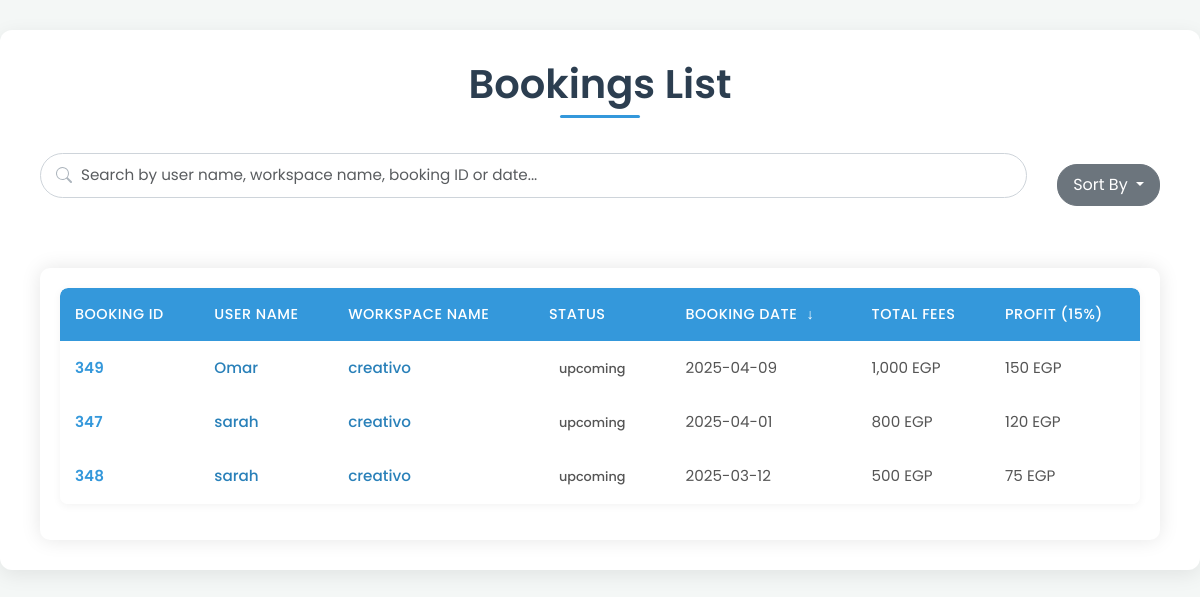
Page /admin/bookings_list.php on the earlier database version.
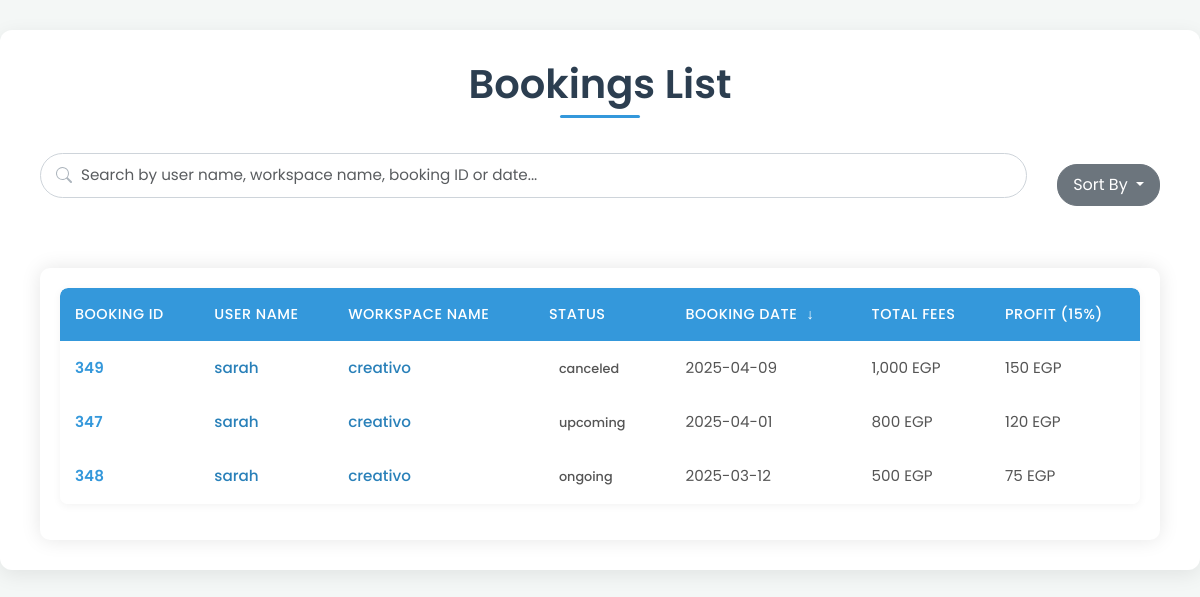
Same page on the later database version.
### tables this page shows
CREATE TABLE `bookings` (
  `booking_id` int(11) NOT NULL,
  `user_id` int(11) NOT NULL,
  `room_id` int(11) NOT NULL,
  `date` date NOT NULL,
  `start_time` time NOT NULL,
  `end_time` time NOT NULL,
  `num_people` int(11) NOT NULL,
  `total_price` float DEFAULT NULL,
  `status` varchar(255) DEFAULT 'upcoming',
  `created_at` timestamp NOT NULL DEFAULT current_timestamp(),
  `review-email` tinyint(4) NOT NULL DEFAULT 0,
  `pay_method` varchar(255) DEFAULT NULL,
  `is_monthly` int(11) NOT NULL DEFAULT 0
);

CREATE TABLE `users` (
  `user_id` int(11) NOT NULL,
  `name` varchar(255) NOT NULL,
  `email` varchar(255) NOT NULL,
  `phone` varchar(15) NOT NULL,
  `password` varchar(255) NOT NULL,
  `age` int(11) DEFAULT NULL,
  `job_title` varchar(255) DEFAULT NULL,
  `image` longtext DEFAULT 'default.png',
  `location` varchar(255) DEFAULT NULL,
  `created_at` timestamp NOT NULL DEFAULT current_timestamp(),
  `role_id` int(11) DEFAULT NULL,
  `last_seen` datetime NOT NULL DEFAULT current_timestamp(),
  `company_name` varchar(255) DEFAULT NULL,
  `contact_info` varchar(255) DEFAULT NULL,
  `company_type` varchar(255) DEFAULT NULL,
  `zone_id` int(11) DEFAULT NULL,
  `portfolio` longtext DEFAULT NULL,
  `action` varchar(255) NOT NULL DEFAULT 'active'
);

CREATE TABLE `workspaces` (
  `workspace_id` int(11) NOT NULL,
  `user_id` int(11) NOT NULL,
  `name` varchar(255) NOT NULL,
  `location` varchar(255) NOT NULL,
  `description` longtext DEFAULT NULL,
  `price/hr` float DEFAULT NULL,
  `zone_id` int(11) NOT NULL,
  `created_at` timestamp NOT NULL DEFAULT current_timestamp(),
  `Availability` tinyint(4) NOT NULL DEFAULT 1,
  `latitude` float(10,6) NOT NULL,
  `longitude` float(10,6) NOT NULL
);

### admin/bookings_list.php (the view, shortened to what this page needs)
<?php
include "connection.php";
$sort = isset($_GET['sort']) ? $_GET['sort'] : 'date_desc';
$orderBy = "ORDER BY b.date DESC";
switch ($sort) {
    case 'date_desc':
        $orderBy = "ORDER BY b.date DESC";
        break;
}
$searchCondition = "";
$select_bookings = "SELECT
    b.booking_id,
    u.user_id,
    u.name AS user_name,
    w.workspace_id,
    w.name AS workspace_name,
    b.status AS status,
    b.total_price,
    DATE_FORMAT(b.date, '%Y-%m-%d') AS booking_date
FROM
    grad_proj.bookings b
JOIN
    grad_proj.users u ON b.user_id = u.user_id
JOIN
    grad_proj.rooms r ON b.room_id = r.room_id
JOIN
    grad_proj.workspaces w ON r.workspace_id = w.workspace_id
$searchCondition
$orderBy";
$run_select = mysqli_query($connect, $select_bookings);
            ?>
<!DOCTYPE html>
<html lang="en">
<head>
    <link rel="stylesheet" href="../css/bootstrap.min.css">
    <link rel="stylesheet" href="./css/users-list.css">
    <link rel="stylesheet" href="https://cdn.jsdelivr.net/npm/sweetalert2@11/dist/sweetalert2.min.css">
</head>
<body>
    <div class="container">
        <div class="row">
            <div class="col-md-12">
                <h1 class="page-title">Bookings List</h1>
                <div class="controls-container d-flex align-items-center">
                    <div class="search-wrapper flex-grow-1">
                        <input type="text" id="searchText" class="form-control"
                            placeholder="Search by user name, workspace name, booking ID or date...">
                    </div>
                    <div class="sort-dropdown">
                        <div class="dropdown">
                            <button class="btn btn-secondary dropdown-toggle" type="button" id="sortDropdown"
                                data-bs-toggle="dropdown" aria-expanded="false">
                                Sort By
                            </button>
                        </div>
                    </div>
                </div>
            </div>
        </div>
        <div class="row">
            <div class="col-md-12">
                <div class="table-container">
                    <table class="table">
                        <thead>
                            <tr>
                                <th>Booking ID</th>
                                <th>User Name</th>
                                <th>Workspace Name</th>
                                <th>Status</th>
                                <th>Booking Date
                                    <?php if ($sort == 'date_asc'): ?>
                                        <i class="sort-icon">↑</i>
                                    <?php elseif ($sort == 'date_desc'): ?>
                                        <i class="sort-icon">↓</i>
                                    <?php endif; ?>
                                </th>
                                <th>Total Fees
                                </th>
                                <th>Profit (15%)</th>
                            </tr>
                        </thead>
                        <tbody id="usersTable">
                            <?php
                            if (mysqli_num_rows($run_select) > 0) {
                                foreach ($run_select as $row) {
                                    ?>
                                    <tr>
                                        <td><?php echo htmlspecialchars($row['booking_id']); ?></td>
                                        <td><a href="../profile.php?user_id=<?php echo $row['user_id']; ?>">
                                                <?php echo htmlspecialchars($row['user_name']); ?>
                                            </a></td>
                                        <td><a href="../workspace_details.php?ws_id=<?php echo $row['workspace_id']; ?>">
                                                <?php echo htmlspecialchars($row['workspace_name']); ?>
                                            </a></td>
                                        <td><span
                                                class="status-badge <?php echo strtolower(htmlspecialchars($row['status'])); ?>">
                                                <?php echo htmlspecialchars($row['status']); ?>
                                            </span></td>
                                        <td><?php echo htmlspecialchars($row['booking_date']); ?></td>
                                        <td><?php echo number_format($row['total_price']); ?> EGP</td>
                                        <td><?php echo number_format($row['total_price'] * 0.15); ?> EGP</td>
                                    </tr>
                                    <?php
                                }
                            } else {
                                echo '<tr><td colspan="7" class="text-center">No bookings found</td></tr>';
                            }
                            ?>
                        </tbody>
                    </table>
                </div>
            </div>
        </div>
    </div>
</body>
</html>

### admin/css/users-list.css (style rules this page uses)
body { font-family: 'Poppins', sans-serif; background-color: #f4f7f6; color: #333; line-height: 1.6; }
.container { max-width: 1200px; margin-top: 30px; margin-bottom: 30px; background-color: #ffffff; padding: 30px 40px; border-radius: 12px; box-shadow: 0 5px 20px rgba(0, 0, 0, 0.08); }
h1.page-title { color: #2c3e50; margin-bottom: 35px; font-weight: 600; text-align: center; position: relative; padding-bottom: 10px; }
h1.page-title::after { content: ''; position: absolute; bottom: 0; left: 50%; transform: translateX(-50%); width: 80px; height: 3px; background-color: #3498db; border-radius: 2px; }
.controls-container { display: flex; justify-content: space-between; align-items: center; margin-bottom: 30px; gap: 20px; flex-wrap: wrap; }
.search-wrapper { flex-grow: 1; min-width: 250px; position: relative; }
#searchText { border-radius: 25px; border: 1px solid #ced4da; padding: 10px 20px 10px 40px; font-size: 0.95rem; transition: all 0.3s ease-in-out; box-shadow: none; width: 100%; background-repeat: no-repeat; background-position: 15px center; background-size: 16px 16px; }
.table-container { margin-top: 20px; overflow-x: auto; }
.table { border-collapse: separate; border-spacing: 0; width: 100%; box-shadow: 0 2px 8px rgba(0, 0, 0, 0.05); border-radius: 8px; overflow: hidden; }
.table thead th { background-color: #3498db; color: #ffffff; font-weight: 500; text-transform: uppercase; letter-spacing: 0.5px; font-size: 0.9rem; padding: 15px; vertical-align: middle; border: none; text-align: left; }
.table thead th:first-child { border-top-left-radius: 8px; }
.table thead th:last-child { border-top-right-radius: 8px; }
.table tbody tr { transition: background-color 0.2s ease; border-bottom: 1px solid #eef2f5; }
.table tbody tr:last-child { border-bottom: none; }
.table tbody td { padding: 15px; vertical-align: middle; font-size: 0.95rem; color: #555; border: none; }
.table tbody td:nth-child(1) { font-weight: 600; color: #3498db; }
.table tbody td a { color: #2980b9; text-decoration: none; font-weight: 500; transition: color 0.2s ease; }

### admin/bookings_list.php (style rules this page uses)
.status-badge { padding: 5px 10px; border-radius: 20px; font-size: 0.8rem; font-weight: 500; }
.table-container { background: white; border-radius: 10px; box-shadow: 0 0 20px rgba(0, 0, 0, 0.1); padding: 20px; margin-top: 20px; }
.page-title { color: #333; font-weight: 600; margin-bottom: 20px; }
.search-wrapper { margin-bottom: 20px; }
.search-wrapper input { border-radius: 20px; padding: 10px 20px; border: 1px solid #ddd; }
.sort-dropdown { margin-left: 10px; }
.sort-dropdown .btn { border-radius: 20px; padding: 8px 15px; }
.sort-icon { margin-left: 5px; }

Differences in the rows shown:
changed bookings id 349: user.name "Omar" → "sarah"; status "upcoming" → "canceled"
changed bookings id 348: status "upcoming" → "ongoing"
